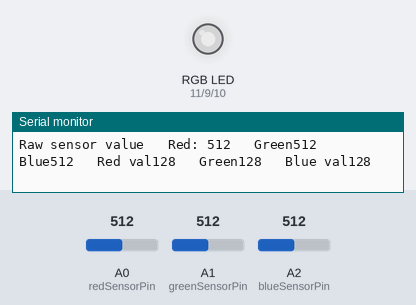
Bench run of a sketch on a simulated Arduino Uno, built with avr-gcc and run on an emulated ATmega328P. Parts: an RGB LED mixed from three pins (HIGH = lit), the last lines printed to the serial monitor. The inputs (shaded band) are chosen by the test bench; at power-on: A0 (redSensorPin) = 512, A1 (greenSensorPin) = 512, A2 (blueSensorPin) = 512. Dim RGB values are drawn brighter than linear.

Above: at 1.2 s.
1.3 s: A0 (redSensorPin) set to 411
At 2.8 s:
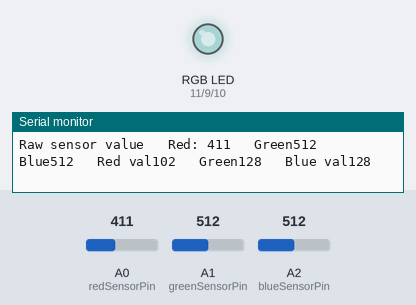
4.3 s: A0 (redSensorPin) set to 392
At 5.6 s:
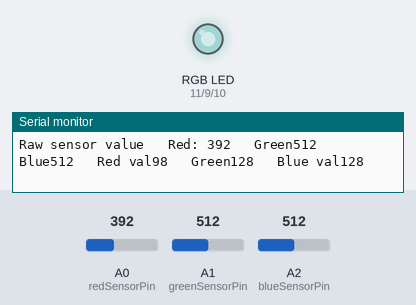
5.9 s: A1 (greenSensorPin) set to 416
At 7.3 s:
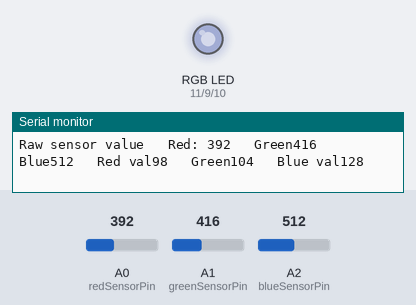
8.9 s: A1 (greenSensorPin) set to 392
At 9.3 s:
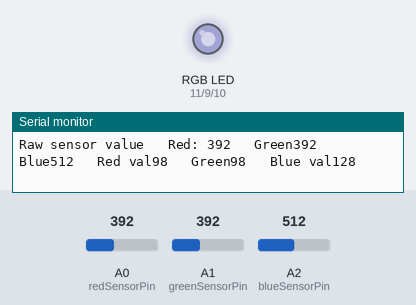
11.9 s: A2 (blueSensorPin) set to 407
At 13.1 s:
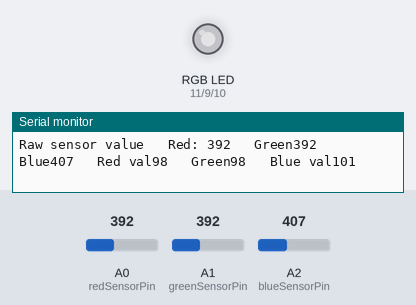
14.9 s: A2 (blueSensorPin) set to 387
At 16.2 s:
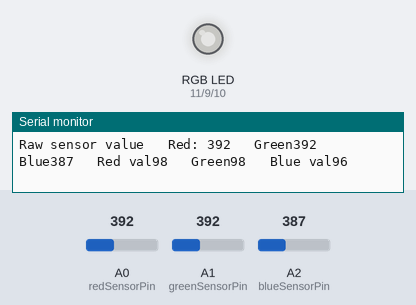
Timing chart, 0 to 17.9 s (numbered marks = the images above; inputs shaded):
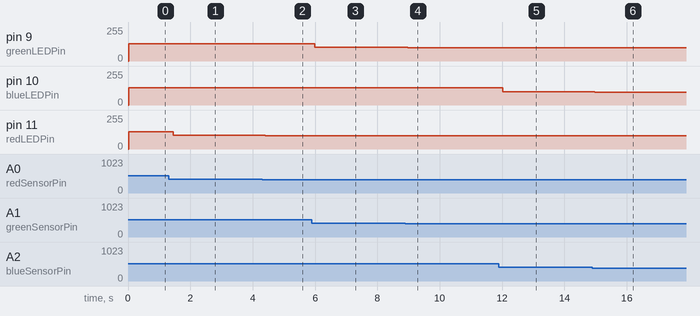

Measured:
- after the input at 1.3 s, pin 11 (redLEDPin): 128/255 → 102/255 after 0.16 s
- after the input at 4.3 s, pin 11 (redLEDPin): 102/255 → 98/255 after 0.11 s
- after the input at 5.9 s, pin 9 (greenLEDPin): 128/255 → 104/255 after 0.09 s
- after the input at 8.9 s, pin 9 (greenLEDPin): 104/255 → 98/255 after 0.08 s
- after the input at 11.9 s, pin 10 (blueLEDPin): 128/255 → 101/255 after 0.12 s
- after the input at 14.9 s, pin 10 (blueLEDPin): 101/255 → 96/255 after 0.08 s

The sketch:

lightmixer.ino
```cpp
const int greenLEDPin = 9;
const int redLEDPin = 11;
const int blueLEDPin = 10;

const int redSensorPin = A0;
const int greenSensorPin = A1;
const int blueSensorPin = A2;

int redValue = 0;
int blueValue = 0;
int greenValue = 0;

int redSensorValue = 0;
int blueSensorValue = 0;
int greenSensorValue = 0;

void setup() {
  // put your setup code here, to run once:

  Serial.begin(9600);

  pinMode(greenLEDPin, OUTPUT);
  pinMode(redLEDPin, OUTPUT);
  pinMode(blueLEDPin, OUTPUT);

}

void loop() {
  // put your main code here, to run repeatedly:

  redSensorValue = analogRead(redSensorPin);
  delay(5);
  blueSensorValue = analogRead(blueSensorPin);
  delay(5);
  greenSensorValue = analogRead(greenSensorPin);

  Serial.print("Raw sensor value\t Red: ");
  Serial.print(redSensorValue);
  Serial.print("\t Green");
  Serial.print(greenSensorValue);
  Serial.print("\t Blue");
  Serial.print(blueSensorValue);


  //delay(400);

  redValue = redSensorValue/4;
  blueValue = blueSensorValue/4;
  greenValue = greenSensorValue/4;

  Serial.print("\t Red val");
  Serial.print(redValue);
  Serial.print("\t Green");
  Serial.print(greenValue);

  Serial.print("\t Blue val");
  Serial.print(blueValue);

  Serial.print("\n");

  analogWrite(redLEDPin, redValue);
  analogWrite(blueLEDPin, blueValue);
  analogWrite(greenLEDPin, greenValue);

}
```
